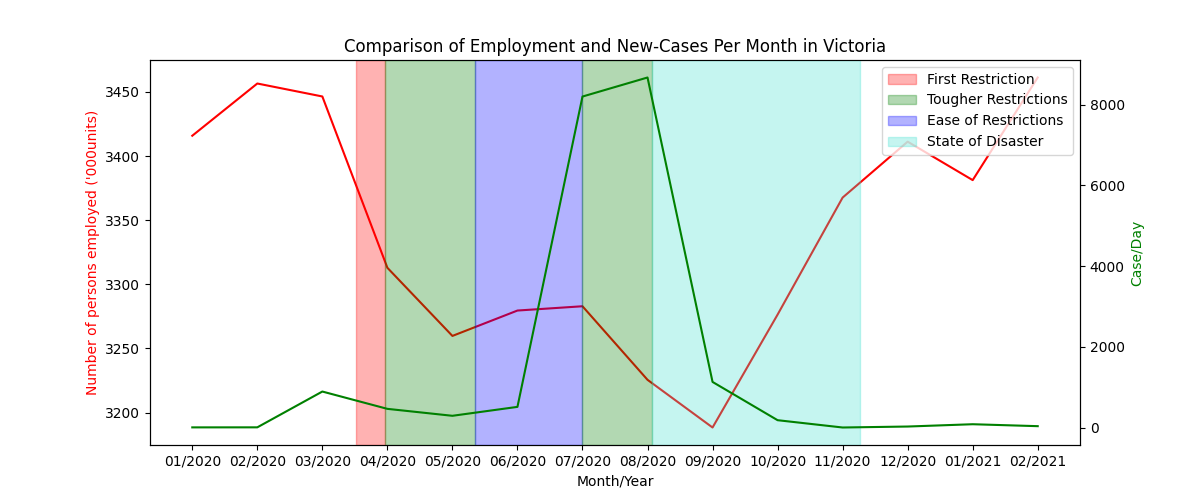

Python code for this plot:
import pandas as pd
import matplotlib.pyplot as plt
import matplotlib.patches as mpatches

#combining the two datasets 
employ_df = pd.read_csv('employment_clean.csv')
covid_df = pd.read_csv('covid_clean.csv')

employ_df = employ_df.head(14)

employ_df['Case/Day'] = covid_df['Case/Day']

#COVID Timeline
FIRST_RESTRICTIONS = 3.52-1 #March 16
FIRST_STAGE_3 = 3.97-1 #March 30
EASE_OF_RESTRICTIONS = 5.35-1 #May 11
SECOND_RESTRICTIONS = 7-1 #June 30
STAGE_OF_DISASTER = 8.07-1 #August 2
SECOND_EMERGENCY = 11.27-1 #Novermber 8

#Color Patches
red_patch = mpatches.Patch(alpha = 0.3, color='red', label='First Restriction')
green_patch = mpatches.Patch(alpha = 0.3, color='green', label='Tougher Restrictions')
blue_patch = mpatches.Patch(alpha = 0.3, color='blue', label='Ease of Restrictions')
turquoise_patch = mpatches.Patch(alpha = 0.3, color='turquoise', label='State of Disaster')

#setting x and y values
x = employ_df['Month/Year']
line1 = employ_df['Employed']
line2 = employ_df['Case/Day']
  
#plotting the line 
fig, ax = plt.subplots(figsize = (12, 5))
plt.title('Comparison of Employment and New-Cases Per Month in Victoria')
  
# use twiinx to make secondary y-axis
ax2 = ax.twinx()
ax.plot(x, line1, color = 'r')
ax2.plot(x, line2, color = 'g')
plt.axvspan(FIRST_RESTRICTIONS, FIRST_STAGE_3, alpha = 0.3, color = 'red') #First Lockdown
plt.axvspan(FIRST_STAGE_3, EASE_OF_RESTRICTIONS, alpha = 0.3, color = 'green') #First Tougher Restriction
plt.axvspan(EASE_OF_RESTRICTIONS, SECOND_RESTRICTIONS, alpha = 0.3, color = 'blue') #First Ease of Restriction
plt.axvspan(SECOND_RESTRICTIONS, STAGE_OF_DISASTER, alpha = 0.3, color = 'green') #Second Restriction
plt.axvspan(STAGE_OF_DISASTER, SECOND_EMERGENCY, alpha = 0.3, color = 'turquoise') #Stage 4
plt.legend(handles=[red_patch, green_patch, blue_patch, turquoise_patch])
# giving labels to the axis
ax.set_xlabel('Month/Year', color = 'black')
ax.set_ylabel("Number of persons employed ('000units)", color = 'r')
ax2.set_ylabel('Case/Day', color = 'g')

#saving the plot
plt.savefig('line.png')